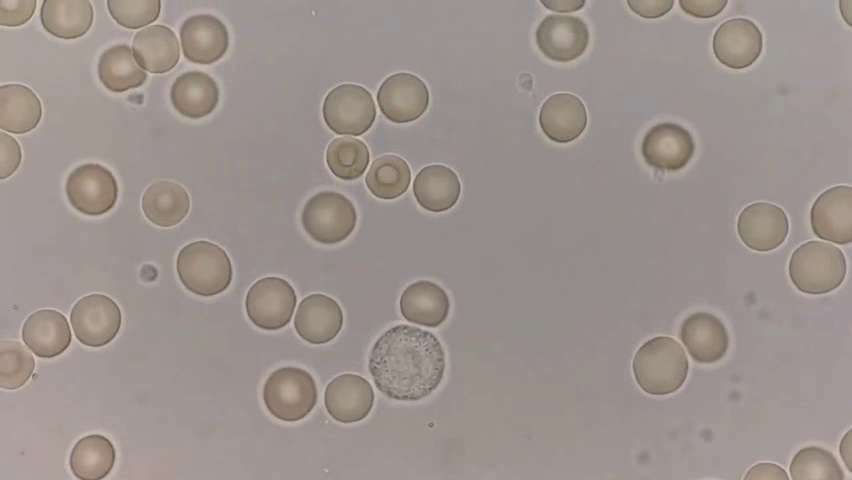
#> input picture frame 41 of Project/detcells.mp4, 852 x 480 px, given in place of cell.mp4, which was not available
$ python bloodcellfinder.py
#> lines starting #> are read from the running program, lines starting #| are printed output that depends on the picture; after the words box and inside, x2 and y2 are one past the last pixel; in counts of white or black regions, pixels touching at a corner belong together; pictures that were not available may be replaced by others from this repository, and a replacement may not be noted
import cv2
import numpy as np


# set up the blob detector
detector_params = cv2.SimpleBlobDetector_Params()

detector_params.filterByColor = True
# detector_params.blobColor = 190
detector_params.minThreshold = 0
detector_params.maxThreshold = 250
detector_params.filterByCircularity = True
detector_params.minCircularity = 0.5
detector_params.maxCircularity = 1.0

detector_params.filterByConvexity = True
detector_params.minConvexity = 0.8
detector_params.maxConvexity = 1.0

detector_params.filterByInertia = True
detector_params.minInertiaRatio = 0.5
detector_params.maxInertiaRatio = 1.0


detector_params.filterByArea = True
detector_params.minArea = 500
detector_params.maxArea = 4000

detector = cv2.SimpleBlobDetector_create(detector_params)

# open the video file
vid = cv2.VideoCapture("cell.mp4")
if (vid.isOpened()== False):
  print("Error opening video file")


# frame parameters
fps = vid.get(cv2.CAP_PROP_FPS)
frame_count = int(vid.get(cv2.CAP_PROP_FRAME_COUNT))
frame_width = int(vid.get(cv2.CAP_PROP_FRAME_WIDTH))
frame_height = int(vid.get(cv2.CAP_PROP_FRAME_HEIGHT))
new_width = int(frame_width/1.5)
new_height = int(frame_height/1.5)

# setting the video writer
fourcc = cv2.VideoWriter_fourcc(*'mp4v')
frame_size = (frame_width, frame_height)
out = cv2.VideoWriter('DetectedCells.mp4', fourcc, fps, frame_size, True)


cell_id = 1
cell_ids = {}

# font and text color
font = cv2.FONT_HERSHEY_SIMPLEX
color = (0, 255, 0)  # green

while (vid.isOpened()):
    # Capture frame-by-frame
    ret, frame = vid.read()
#> frame is the input picture: shape (480, 852, 3); mean B, G, R 141.1, 146, 155.7
    if ret:

        #resize the frame
        resized_frame = cv2.resize(frame, (new_width, new_height))

        # Detect the blood cell blobs
        gray_frame = cv2.cvtColor(resized_frame, cv2.COLOR_BGR2GRAY)

        # Apply histogram equalization to increase contrast
        equ = cv2.equalizeHist(gray_frame)
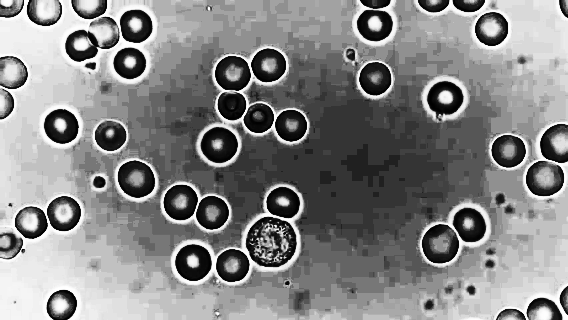
#> equ: shape (320, 568); min 0, max 255, mean 133.4

        rgb = cv2.cvtColor(equ, cv2.COLOR_GRAY2RGB)

        # Apply color thresholding to detect blood cells
        lower = np.array([0, 0, 0])
        upper = np.array([40, 40, 40])
        mask = cv2.inRange(rgb, lower, upper)
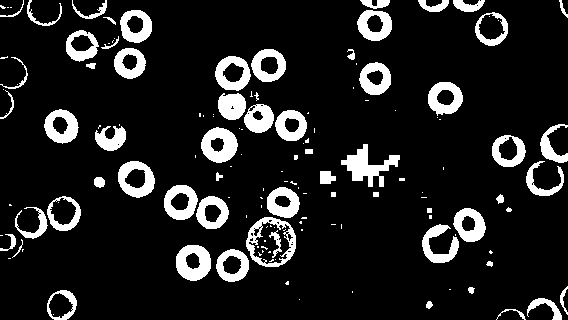
#> mask: shape (320, 568); 12.4% white; 141 white regions (79 under 20 px), largest, box (x1, y1, x2, y2) and area: (341, 144, 400, 187) 1014, (201, 127, 238, 163) 866, (176, 245, 211, 281) 857

        # Set detected blood cells to red
        red = np.zeros_like(resized_frame)
        red[mask > 0] = (0, 190, 0)

        # Combine grayscale background with red cells
        result = cv2.cvtColor(gray_frame, cv2.COLOR_GRAY2BGR)
        result += red
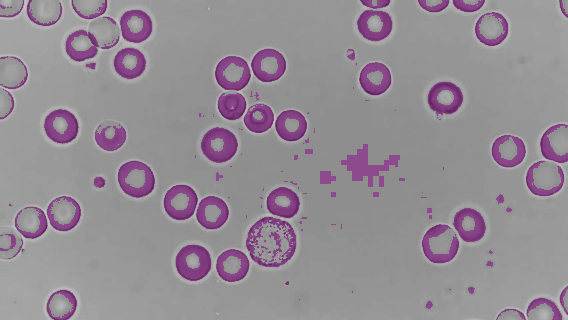
#> result: shape (320, 568, 3); mean B, G, R 148.4, 140.2, 148.4

        keypoints = detector.detect(gray_frame)
#> keypoints = 4 keypoints; (x, y, size): (440, 244, 39.5), (212, 212, 34.6), (375, 78, 34.3), (231, 105, 29.7)

        # Loop over the blobs
        for keypoint in keypoints:
            # Calculate the blob's position and size
            x, y = int(keypoint.pt[0]), int(keypoint.pt[1])
            r = int(keypoint.size / 2)
            # Draw a circle around the blob
            cv2.circle(result, (x, y), r, color, thickness=2)

            # Write the cell ID on top of the circle
            if keypoint not in cell_ids:
                cell_ids[keypoint] = cell_id
                cell_id += 1
            cv2.putText(result, str(cell_ids[keypoint]), (x-r, y-r), font, fontScale=1, color=color, thickness=2)
#> this loop made 4 passes
#> (keypoint, x, y, r) on passes 1 to 4: (keypoint at (231.4, 105.4), size 29.7, 231, 105, 14), (keypoint at (440, 243.7), size 39.5, 439, 243, 19), (keypoint at (211.9, 212.3), size 34.6, 211, 212, 17), (keypoint at (374.8, 78.4), size 34.3, 374, 78, 17)
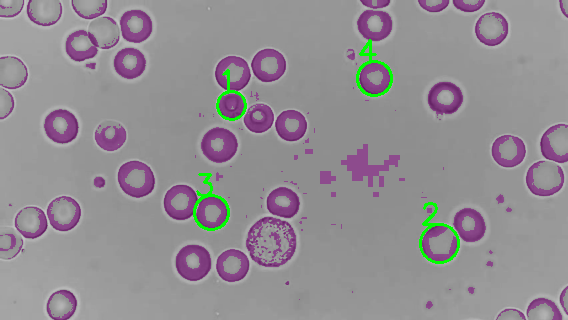
#> result: shape (320, 568, 3); 0.99% of pixels changed, all inside (x1, y1, x2, y2) = (193, 39, 460, 264)
#> after the loop, cell_id = 5; cell_ids = {keypoint at (231.4, 105.4), size 29.7: 1, keypoint at (440, 243.7), size 39.5: 2, keypoint at (211.9, 212.3), size 34.6: 3, keypoint at (374.8, 78.4), size 34.3: 4}
        # Write the frame to the output video
        out.write(result)

        # Display the resulting frame
        cv2.imshow('Frame', result)

        # Press Q on keyboard to  exit
        if cv2.waitKey(round(1000 / fps)) & 0xFF == ord('q'):
#> (key q is pressed here)
            break

    # Break the loop
    else:
        break

# Release the video capture object and the video writer
vid.release()
out.release()

# cv2.imshow('Frame', result)
# cv2.waitKey(0)


# Closes all the frames
cv2.destroyAllWindows()


#     # Display the resulting frame
#     cv2.imshow('Frame', resized_frame)

#     # Press Q on keyboard to  exit
#     if cv2.waitKey(22) & 0xFF == ord('q'):
#         break

# #   # Break the loop
# #   else:
# #     break

# # When everything done, release the video capture object
# vid.release()

# # Closes all the frames
# cv2.destroyAllWindows()

$ run again, starting later in the video
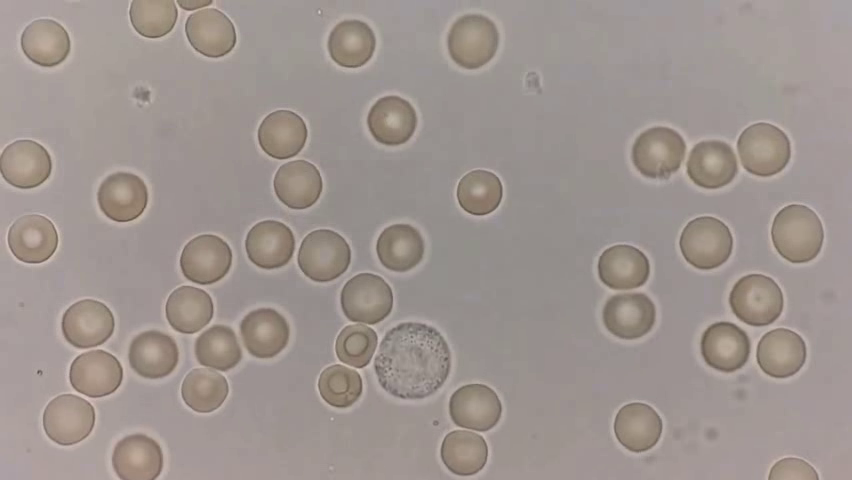
#> input picture frame 184 of Project/detcells.mp4, 852 x 480 px, given in place of cell.mp4, which was not available
#> frame is the input picture: shape (480, 852, 3); mean B, G, R 143.2, 147.9, 157.8
#> `mask = cv2.inRange(rgb, lower, upper)`:
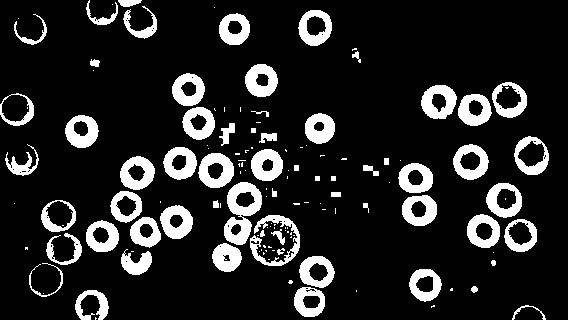
#> mask: shape (320, 568); 14.4% white; 135 white regions (72 under 20 px), largest, box (x1, y1, x2, y2) and area: (224, 182, 262, 245) 1270, (250, 215, 300, 266) 799, (198, 153, 234, 188) 796
#> keypoints = 2 keypoints; (x, y, size): (275, 240, 53.5), (226, 257, 31)
#> the loop `for keypoint in keypoints: # Calculate the blob's position and size` made 2 passes
#> (keypoint, x, y, r, cell_id) on passes 1 to 2: (keypoint at (226.4, 257.1), size 31, 226, 257, 15, 2), (keypoint at (274.8, 240.4), size 53.5, 274, 240, 26, 3)
#> after the loop `for keypoint in keypoints:`:
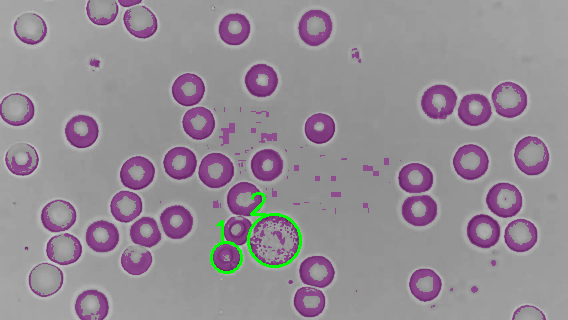
#> result: shape (320, 568, 3); mean B, G, R 149.5, 141.5, 149.5
#> after the loop `for keypoint in keypoints:`: cell_id = 3; cell_ids = {keypoint at (226.4, 257.1), size 31: 1, keypoint at (274.8, 240.4), size 53.5: 2}

$ run again, starting later in the video
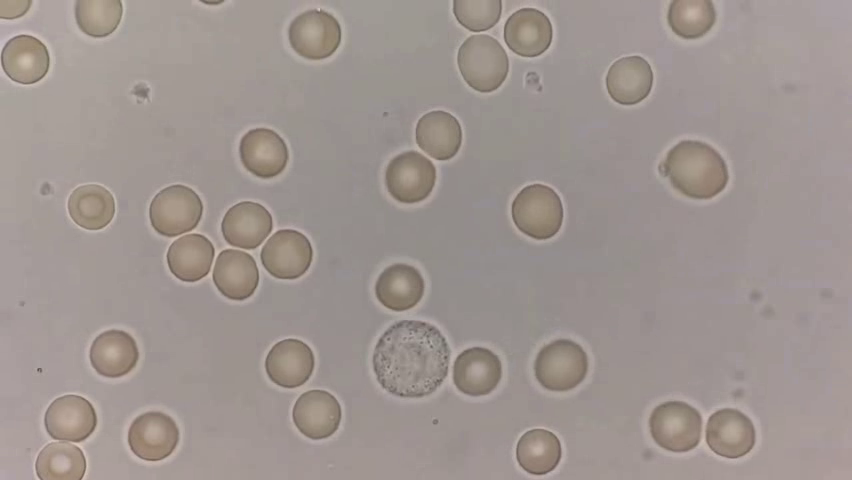
#> input picture frame 328 of Project/detcells.mp4, 852 x 480 px, given in place of cell.mp4, which was not available
#> frame is the input picture: shape (480, 852, 3); mean B, G, R 144, 148.4, 158.3
#> `mask = cv2.inRange(rgb, lower, upper)`:
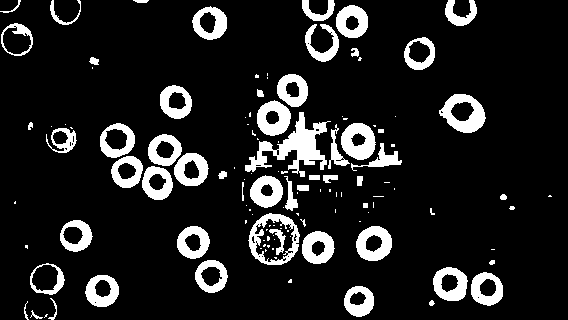
#> mask: shape (320, 568); 12.7% white; 123 white regions (67 under 20 px), largest, box (x1, y1, x2, y2) and area: (245, 112, 331, 177) 1846, (439, 94, 486, 133) 976, (248, 213, 300, 265) 935
#> keypoints = 2 keypoints; (x, y, size): (358, 141, 37.9), (61, 138, 32.8)
#> the loop `for keypoint in keypoints: # Calculate the blob's position and size` made 2 passes
#> (keypoint, x, y, r, cell_id) on passes 1 to 2: (keypoint at (358.1, 140.9), size 37.9, 358, 140, 18, 2), (keypoint at (60.6, 137.5), size 32.8, 60, 137, 16, 3)
#> after the loop `for keypoint in keypoints:`:
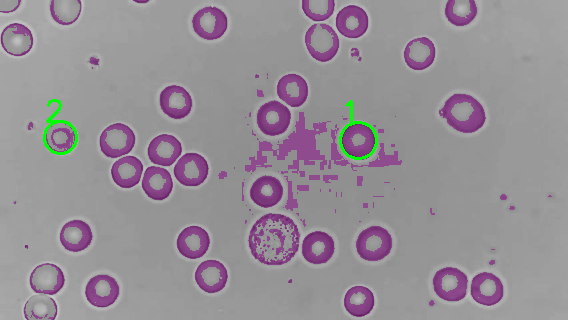
#> result: shape (320, 568, 3); mean B, G, R 150.1, 143, 150.1
#> after the loop `for keypoint in keypoints:`: cell_id = 3; cell_ids = {keypoint at (358.1, 140.9), size 37.9: 1, keypoint at (60.6, 137.5), size 32.8: 2}
